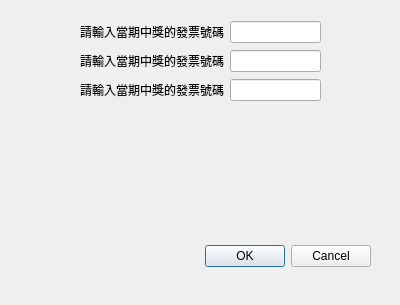
<?xml version="1.0" encoding="UTF-8"?>
<ui version="4.0">
 <class>Dialog</class>
 <widget class="QDialog" name="Dialog">
  <property name="geometry">
   <rect>
    <x>0</x>
    <y>0</y>
    <width>400</width>
    <height>305</height>
   </rect>
  </property>
  <property name="windowTitle">
   <string>Dialog</string>
  </property>
  <widget class="QDialogButtonBox" name="buttonBox">
   <property name="geometry">
    <rect>
     <x>30</x>
     <y>240</y>
     <width>341</width>
     <height>32</height>
    </rect>
   </property>
   <property name="orientation">
    <enum>Qt::Horizontal</enum>
   </property>
   <property name="standardButtons">
    <set>QDialogButtonBox::Cancel|QDialogButtonBox::Ok</set>
   </property>
  </widget>
  <widget class="QWidget" name="gridLayoutWidget_2">
   <property name="geometry">
    <rect>
     <x>80</x>
     <y>20</y>
     <width>241</width>
     <height>85</height>
    </rect>
   </property>
   <layout class="QGridLayout" name="gridLayout_2">
    <item row="0" column="1">
     <widget class="QLineEdit" name="lineEdit"/>
    </item>
    <item row="1" column="1">
     <widget class="QLineEdit" name="lineEdit_2"/>
    </item>
    <item row="2" column="1">
     <widget class="QLineEdit" name="lineEdit_3"/>
    </item>
    <item row="0" column="0">
     <widget class="QLabel" name="label">
      <property name="text">
       <string>請輸入當期中獎的發票號碼</string>
      </property>
     </widget>
    </item>
    <item row="1" column="0">
     <widget class="QLabel" name="label_2">
      <property name="text">
       <string>請輸入當期中獎的發票號碼</string>
      </property>
     </widget>
    </item>
    <item row="2" column="0">
     <widget class="QLabel" name="label_3">
      <property name="text">
       <string>請輸入當期中獎的發票號碼</string>
      </property>
     </widget>
    </item>
   </layout>
  </widget>
 </widget>
 <resources/>
 <connections>
  <connection>
   <sender>buttonBox</sender>
   <signal>accepted()</signal>
   <receiver>Dialog</receiver>
   <slot>accept()</slot>
   <hints>
    <hint type="sourcelabel">
     <x>248</x>
     <y>254</y>
    </hint>
    <hint type="destinationlabel">
     <x>157</x>
     <y>274</y>
    </hint>
   </hints>
  </connection>
  <connection>
   <sender>buttonBox</sender>
   <signal>rejected()</signal>
   <receiver>Dialog</receiver>
   <slot>reject()</slot>
   <hints>
    <hint type="sourcelabel">
     <x>316</x>
     <y>260</y>
    </hint>
    <hint type="destinationlabel">
     <x>286</x>
     <y>274</y>
    </hint>
   </hints>
  </connection>
 </connections>
</ui>
